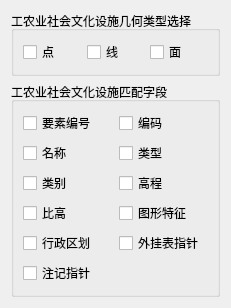
           <widget class="QWidget" name="tab_Layer_B">
            <attribute name="title">
             <string>工农业社会文化设施</string>
            </attribute>
            <layout class="QGridLayout" name="gridLayout_3">
             <item row="0" column="0">
              <widget class="QGroupBox" name="groupBox_B_GeoType">
               <property name="title">
                <string>工农业社会文化设施几何类型选择</string>
               </property>
               <layout class="QGridLayout" name="gridLayout_2">
                <item row="0" column="0">
                 <widget class="QCheckBox" name="checkBox_Point_B">
                  <property name="text">
                   <string>点</string>
                  </property>
                 </widget>
                </item>
                <item row="0" column="1">
                 <widget class="QCheckBox" name="checkBox_Line_B">
                  <property name="text">
                   <string>线</string>
                  </property>
                 </widget>
                </item>
                <item row="0" column="2">
                 <widget class="QCheckBox" name="checkBox_Polygon_B">
                  <property name="text">
                   <string>面</string>
                  </property>
                 </widget>
                </item>
               </layout>
              </widget>
             </item>
             <item row="1" column="0">
              <widget class="QGroupBox" name="groupBox_B">
               <property name="minimumSize">
                <size>
                 <width>0</width>
                 <height>0</height>
                </size>
               </property>
               <property name="title">
                <string>工农业社会文化设施匹配字段</string>
               </property>
               <layout class="QGridLayout" name="gridLayout_5">
                <item row="0" column="0">
                 <widget class="QCheckBox" name="checkBox_YaoSuBianHao_B">
                  <property name="text">
                   <string>要素编号</string>
                  </property>
                 </widget>
                </item>
                <item row="0" column="1">
                 <widget class="QCheckBox" name="checkBox_BianMa_B">
                  <property name="text">
                   <string>编码</string>
                  </property>
                 </widget>
                </item>
                <item row="1" column="0">
                 <widget class="QCheckBox" name="checkBox_MingCheng_B">
                  <property name="text">
                   <string>名称</string>
                  </property>
                 </widget>
                </item>
                <item row="1" column="1">
                 <widget class="QCheckBox" name="checkBox_LeiXing_B">
                  <property name="text">
                   <string>类型</string>
                  </property>
                 </widget>
                </item>
                <item row="2" column="0">
                 <widget class="QCheckBox" name="checkBox_LeiBie_B">
                  <property name="text">
                   <string>类别</string>
                  </property>
                 </widget>
                </item>
                <item row="2" column="1">
                 <widget class="QCheckBox" name="checkBox_GaoCheng_B">
                  <property name="text">
                   <string>高程</string>
                  </property>
                 </widget>
                </item>
                <item row="3" column="0">
                 <widget class="QCheckBox" name="checkBox_BiGao_B">
                  <property name="text">
                   <string>比高</string>
                  </property>
                 </widget>
                </item>
                <item row="3" column="1">
                 <widget class="QCheckBox" name="checkBox_TuXingTeZheng_B">
                  <property name="text">
                   <string>图形特征</string>
                  </property>
                 </widget>
                </item>
                <item row="4" column="0">
                 <widget class="QCheckBox" name="checkBox_XingZhengQuHua_B">
                  <property name="text">
                   <string>行政区划</string>
                  </property>
                 </widget>
                </item>
                <item row="4" column="1">
                 <widget class="QCheckBox" name="checkBox_WaiGuaBiaoZhiZhen_B">
                  <property name="text">
                   <string>外挂表指针</string>
                  </property>
                 </widget>
                </item>
                <item row="5" column="0">
                 <widget class="QCheckBox" name="checkBox_ZhuJiZhiZhen_B">
                  <property name="text">
                   <string>注记指针</string>
                  </property>
                 </widget>
                </item>
               </layout>
              </widget>
             </item>
            </layout>
           </widget>
